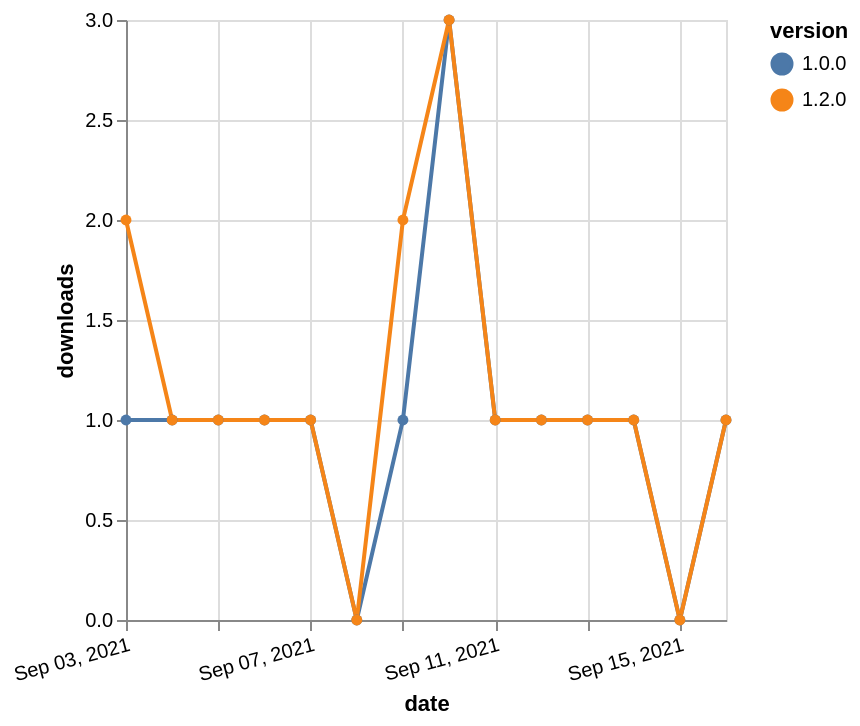

Vega-Lite specification stored for this chart:
### Vega-Lite specification from a JSON file in a GitHub repository (floating-point values rounded to 4 significant figures)
{"$schema": "https://vega.github.io/schema/vega-lite/v5.json", "description": "A simple bar chart with embedded data.", "data": {"values": [{"date": "2021-09-03", "total": 192, "delta": 1, "version": "1.0.0"}, {"date": "2021-09-04", "total": 193, "delta": 1, "version": "1.0.0"}, {"date": "2021-09-05", "total": 194, "delta": 1, "version": "1.0.0"}, {"date": "2021-09-06", "total": 195, "delta": 1, "version": "1.0.0"}, {"date": "2021-09-07", "total": 196, "delta": 1, "version": "1.0.0"}, {"date": "2021-09-08", "total": 196, "delta": 0, "version": "1.0.0"}, {"date": "2021-09-09", "total": 197, "delta": 1, "version": "1.0.0"}, {"date": "2021-09-10", "total": 200, "delta": 3, "version": "1.0.0"}, {"date": "2021-09-11", "total": 201, "delta": 1, "version": "1.0.0"}, {"date": "2021-09-12", "total": 202, "delta": 1, "version": "1.0.0"}, {"date": "2021-09-13", "total": 203, "delta": 1, "version": "1.0.0"}, {"date": "2021-09-14", "total": 204, "delta": 1, "version": "1.0.0"}, {"date": "2021-09-15", "total": 204, "delta": 0, "version": "1.0.0"}, {"date": "2021-09-16", "total": 205, "delta": 1, "version": "1.0.0"}, {"date": "2021-09-03", "total": 129, "delta": 2, "version": "1.2.0"}, {"date": "2021-09-04", "total": 130, "delta": 1, "version": "1.2.0"}, {"date": "2021-09-05", "total": 131, "delta": 1, "version": "1.2.0"}, {"date": "2021-09-06", "total": 132, "delta": 1, "version": "1.2.0"}, {"date": "2021-09-07", "total": 133, "delta": 1, "version": "1.2.0"}, {"date": "2021-09-08", "total": 133, "delta": 0, "version": "1.2.0"}, {"date": "2021-09-09", "total": 135, "delta": 2, "version": "1.2.0"}, {"date": "2021-09-10", "total": 138, "delta": 3, "version": "1.2.0"}, {"date": "2021-09-11", "total": 139, "delta": 1, "version": "1.2.0"}, {"date": "2021-09-12", "total": 140, "delta": 1, "version": "1.2.0"}, {"date": "2021-09-13", "total": 141, "delta": 1, "version": "1.2.0"}, {"date": "2021-09-14", "total": 142, "delta": 1, "version": "1.2.0"}, {"date": "2021-09-15", "total": 142, "delta": 0, "version": "1.2.0"}, {"date": "2021-09-16", "total": 143, "delta": 1, "version": "1.2.0"}]}, "width": "container", "mark": {"type": "line", "point": {"filled": true}}, "encoding": {"x": {"field": "date", "type": "temporal", "timeUnit": "yearmonthdate", "title": "date", "axis": {"labelAngle": -15}}, "y": {"field": "delta", "type": "quantitative", "title": "downloads"}, "color": {"field": "version", "type": "nominal"}, "tooltip": {"field": "delta"}}}
